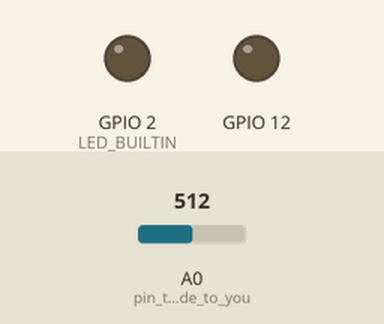
A sketch run on a simulated ESP8266 (NodeMCU). On the bench: output pins drawn as LEDs (lit = HIGH, except the on-board LED, lit = LOW). The test bench sets the inputs (shaded band); at power-on: A0 (pin_that_will_fade_to_you) = 512. WiFi joins after 1.5 s; servers stay silent unless stated; what the sketch prints to the serial monitor is not drawn.

Above: at 2.0 s.
2.1 s: A0 (pin_that_will_fade_to_you) set to 716
At 2.8 s:
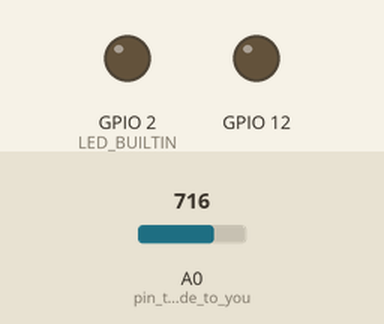
4.0 s: A0 (pin_that_will_fade_to_you) set to 1023
At 5.6 s:
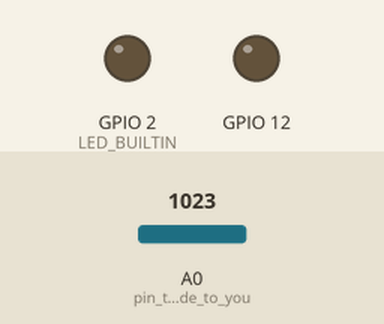
Timing chart, 0 to 7.1 s (numbered marks = the images above; inputs shaded):
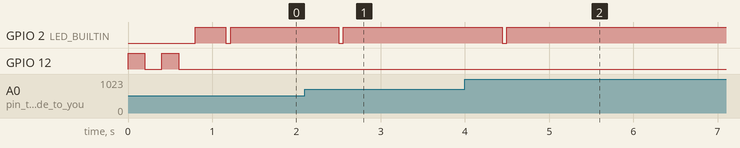

Measured:
- after the input at 2.1 s, GPIO 2 (LED_BUILTIN): HIGH → LOW after 0.40 s, → HIGH 0.05 s later
- after the input at 4.0 s, GPIO 2 (LED_BUILTIN): HIGH → LOW after 0.44 s, → HIGH 0.05 s later

The sketch:

HeartMonitor.ino
```cpp
#include "vibration.h"
#include "heartbeat_measure.h"
#include "connexionToServer.h"

const int clientID = 2;
const int otherClientID = clientID/2*2+(clientID+1)%2;

int extrapolateDataFromServer(int in)
{
  int minimum = 20; //P=5s
  if(in<60) return minimum;
  if(in>=60&&in <80) return minimum + (minimum* ((double) in-60)/20);// 2*minimum at 80; P=2.5)
  if(in>=80&& in <110) return minimum*2 + (minimum* 2*((double) in-(double)80)/(double)30);
  if(in>=110) return minimum*4;
}


void setup() {
  Serial.begin(115200);

 pinMode(LED_BUILTIN,OUTPUT);
 digitalWrite(LED_BUILTIN, LOW);

 Serial.println(otherClientID);
  pinMode(12, OUTPUT);

  for(int i = 0; i<clientID; i++){
    digitalWrite(12, HIGH);
    delay(200);
    digitalWrite(12, LOW);
    delay(200);
  }

  pinMode(A0,INPUT);          // pin that will fade to your heartbeat!
}


 int startTimeOfNextVibration=2000;
void loop()
{
  turnOffVibration();
  while(true)
  {
    int myBPM =0;
    myBPM = senseBPM();
  int dataFromServer=0;

   dataFromServer=updateDataWithServer(
    clientID,
    otherClientID,
    myBPM,
    startTimeOfNextVibration);

  if(dataFromServer>0 &&
 !isOutOfSync)
    startTimeOfNextVibration= updateVibration(extrapolateDataFromServer(dataFromServer));
  else
  {
    //Serial.println("No server");
    turnOffVibration();
  }
  }
}
```

connexionToServer.h
```cpp
#include <ESP8266WiFi.h>

#define DURATION_SEND_CYCLE 20000
const char* ssid = "CLONES";
 WiFiClient      TKDClient;
  int             TKDServerPort  = 9001;
  IPAddress       TKDServer(192,168,0,250);

    bool isConnectingToAP;


void printWifiStatus() {
  // print the SSID of the network you're attached to:
  Serial.print("SSID: ");
  Serial.println(WiFi.SSID());

  // print your WiFi shield's IP address:
  IPAddress ip = WiFi.localIP();
  Serial.print("IP Address: ");
  Serial.println(ip);

  // print the received signal strength:
  long rssi = WiFi.RSSI();
  Serial.print("signal strength (RSSI):");
  Serial.print(rssi);
  Serial.println(" dBm");
}

bool isConnectedToAP()
{
  return WiFi.status() == WL_CONNECTED;
}

  void initiateConnectionToAP(int clientID)
  {
    IPAddress ip(192,168,0,200+clientID);
    IPAddress gateway(192,168,0,1);
    IPAddress subnet(255,255,255,0);
    WiFi.config(ip, gateway, subnet);

    //WiFi.begin(ssid, password);
    WiFi.begin(ssid);

  isConnectingToAP=true;
  }

  boolean isConnectedToServer()
  {
      return TKDClient.connected();
  }

  void connectToServer()
{
 /*TKDClient.stop();

    // If Sucessfully Connected Send Connection Message
    while(! */
    TKDClient.connect(TKDServer, TKDServerPort);
   /* )
    {
      Serial.print("!");
    }
    */
}

void sendDataAndRequestToServer(int clientID,
int myValue,
int otherID
)
{

  TKDClient.println
  (
    String(clientID)+
    ","+
    String(myValue)+
    ","+
    String(otherID)
  );
}

int receiveDataFromServer()
{
  int otherValue = -2;
  while(TKDClient.available())
       {
          String message = TKDClient.readStringUntil('\r');
          Serial.println("Received message:"+message);
          TKDClient.flush();
          if(message.equals("Disconnected"))
            otherValue = -1;
          else otherValue = message.toInt();
       }
   return otherValue;
}

int nextTimeToAcquireData = millis();
bool isTimeToUpdateData()
{
  return millis() > nextTimeToAcquireData;
}

bool hasReceivedDataFromServer()
{
  return TKDClient.available();
}


int dataOfOther = -1;
bool isWifiAwaken = false;
int timeAtWhichTheRequestHasBeenSent;
bool hasSentUpdateAndRequestedData=false;
bool isConnectingToServer= true;

bool isOutOfSync = false;

void resetSending()
{
  nextTimeToAcquireData = millis()+DURATION_SEND_CYCLE;
  hasSentUpdateAndRequestedData = false;
  TKDClient.stop();
  isConnectingToServer= true;
  isOutOfSync = false;
}

int updateDataWithServer
(int myID, int otherID,int myValue,
  int timeBeforeCriticalPath)
{
  if(timeBeforeCriticalPath<500) return dataOfOther;

     yield();
  if(isTimeToUpdateData())
  {
    if(nextTimeToAcquireData+DURATION_SEND_CYCLE*3<millis())
    {
      resetSending();
      isOutOfSync = true;
    }
    if(!isWifiAwaken)
    {
      WiFi.forceSleepWake();
      isWifiAwaken = true;
    }

    if( !isConnectingToAP&& !isConnectedToAP())
    {
       initiateConnectionToAP(myID);
           Serial.println("Updating");

    }

    if(isConnectingToAP&& !isConnectedToAP())
    {
      return dataOfOther;
    }


    if(isConnectingToAP)
    {
      isConnectingToAP = false;
      printWifiStatus();
    }


    while(!isConnectedToServer())
    {
      connectToServer();
      return dataOfOther;
    }

    if(!hasSentUpdateAndRequestedData)
    {

        sendDataAndRequestToServer(myID, myValue, otherID);
        timeAtWhichTheRequestHasBeenSent = millis();
        hasSentUpdateAndRequestedData=true;
        Serial.println("Warned server");
    }


  /* if(hasSentUpdateAndRequestedData && !hasReceivedDataFromServer())
    {
      return dataOfOther;
    }*/
yield();

   /* while(!hasReceivedDataFromServer())
      yield();*/
  Serial.println("Receiving data from server");
    int temp = receiveDataFromServer();
    if(temp==-2) return dataOfOther;
    else dataOfOther = temp;

    WiFi.disconnect();
    WiFi.forceSleepBegin();
   isWifiAwaken=false;

  resetSending();
  }
  return dataOfOther;
}
```

heartbeat_measure.h
```cpp
int averageBPM=55;
  int avg;
  int averageVariability;
  int recentAverageValues;
  int diffToAvg = 0;
  int nbHighdiffToAvg = 0;

const long SENSING_DURATION=20000;

int nbHighVariabilityUpInARow = 0;

long lastTimeBeatingWasCounted = millis();
long lastTimeSignalWasUnclear = millis();
long lastTimeValidBeatingWasCounted = 0;

bool hasSignalBeenCorrectForLongEnough()
{
  return lastTimeSignalWasUnclear + 10000 < millis();
}
float signalIncoherence = 1;
const int setupTime = millis()+30000;

const int LAST_VALID_BEATS_LENGTH = 20;
long lastValidBeats[LAST_VALID_BEATS_LENGTH];
int lastValidBeatsIndex = 0;

int getValueMeasure()
{
  if(
    millis()<
    lastValidBeats[(lastValidBeatsIndex+1)%LAST_VALID_BEATS_LENGTH]+30000
    //lastTimeValidBeatingWasCounted+10000>millis()
 // &&//hasSignalBeenCorrectForLongEnough()
  //signalIncoherence<0.2
  &&millis() > setupTime
  )
  return averageBPM*1.1;
  else return -1;
}


int turnOffLEDTime = millis();
int lastCheck = millis();
int senseBPM(){
  if(lastCheck > millis()) return getValueMeasure();
  else lastCheck= millis()+10;

  if(millis() > turnOffLEDTime)
    digitalWrite(LED_BUILTIN, HIGH);

    int x = analogRead(A0);
    diffToAvg = abs(x-avg);
    recentAverageValues = recentAverageValues *0.85+x*0.15;

    //depends on the sensor
    //averageVariability= averageVariability*0.99+0.01*diffToAvg;
    averageVariability= averageVariability*0.995+0.005*diffToAvg;

    avg=avg*0.95+x*0.05;
    Serial.print(avg);
    Serial.print(" ");
    Serial.print(avg+averageVariability);
    Serial.print(" ");
    Serial.print(averageBPM);
    Serial.print(" ");
    Serial.print(x);
    Serial.print(" ");
    Serial.print(recentAverageValues);
    Serial.print(" ");
    //Serial.print((millis()-lastTimeValidBeatingWasCounted)/100);
  // Serial.print(" ");
    Serial.print(getValueMeasure());
    Serial.println(" ");

    if(x>avg+max(averageVariability*4,20))
      //maybe new bit detected, wait for confirmation
      nbHighVariabilityUpInARow++;

    else
        if (nbHighVariabilityUpInARow>10 &&
        millis()>lastTimeBeatingWasCounted+300)
        {
          //new beat detection confirmed
          Serial.println(00);
          digitalWrite(LED_BUILTIN, LOW);
          turnOffLEDTime=millis()+50;
            nbHighVariabilityUpInARow=0;
            int bpmAccordingToLastBeatSensed
               = 60000/ (millis() -lastTimeBeatingWasCounted);

            if(lastTimeBeatingWasCounted+2000>millis())
            {
            //update BPM only if the inut makes sense
              averageBPM= averageBPM*0.9+bpmAccordingToLastBeatSensed*0.1;
              signalIncoherence*=0.9;
              lastTimeValidBeatingWasCounted = millis();
              lastValidBeats[lastValidBeatsIndex]=millis();
              lastValidBeatsIndex=(lastValidBeatsIndex+1)%LAST_VALID_BEATS_LENGTH;
            }
          else
          {
            lastTimeSignalWasUnclear = millis();
            signalIncoherence += (1-signalIncoherence)*0.05;
          }
        lastTimeBeatingWasCounted = millis();


        }
        else
        {
        nbHighVariabilityUpInARow=0;
        if( lastTimeBeatingWasCounted+200>millis())
          signalIncoherence += (1-signalIncoherence)*0.001;
        }

       return getValueMeasure();
}
```

vibration.h
```cpp
  const int DURATION_VIBRATION_PER_CYCLE = 200;
int getDurationVibrationCycle(int averageBPM)
{
  return 60000/averageBPM;
}

long lastStartVibration=millis();
bool isVibrating = false;


void turnOffVibration()
{
  digitalWrite(12, LOW);
      isVibrating = false;
}

int updateVibration(int averageBPM)
{

  if(averageBPM<=0)
  {
    turnOffVibration();
    return 10000;;
  }

  if(lastStartVibration+getDurationVibrationCycle(averageBPM)<millis())//time for a new cycle
  {
    lastStartVibration = millis();
    isVibrating = true;
    digitalWrite(12, HIGH);
    return 0;
  }
  if(isVibrating && millis() > lastStartVibration + DURATION_VIBRATION_PER_CYCLE)//time for stopping the vibration
  {
turnOffVibration();
return getDurationVibrationCycle(averageBPM)+lastStartVibration + DURATION_VIBRATION_PER_CYCLE- millis();
  }

  if(millis()
  <  DURATION_VIBRATION_PER_CYCLE+lastStartVibration+1)return 0;
  return getDurationVibrationCycle(averageBPM)+lastStartVibration + DURATION_VIBRATION_PER_CYCLE- millis();
}
```
